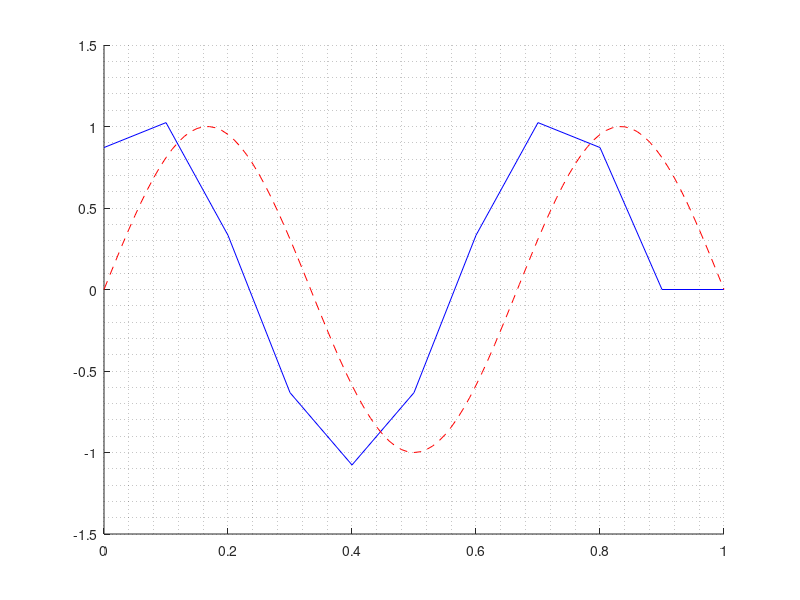

Reproduce this figure in MATLAB.
%CFD Coursework I (Professor Spencer Sherwin)
%Question 1(d) 
%Thomas Algorithm
%
%Written by Jonathan De Sousa
%Date: 30/11/2020

%clear workspace and screen
clear
clc
close all

%Parameters
delta_x = 1/10;
x_mesh = 0:delta_x:1;
N = 1/delta_x +1;

a_coeff = 1;
b_coeff = -(2+delta_x^2);
c_coeff = 1;

f_star = transpose(-(9*pi^2+1)*delta_x^2*sin(3*pi*x_mesh(2:N-1)));

%Entries of tridiagonal matrix system (a_{k}*x_{k-1} + b_{k}*x_{k} + c_{k}*x_{k+1} = f_{k})
a = [0;a_coeff*ones(N-3,1)];
b = b_coeff*ones(N-2,1);
c = [c_coeff*ones(N-3,1);0];

%Forward step
beta = zeros(N-2,1);
beta(1) = b(1);
for k = 2:N-2
    beta(k) = b(k)-a(k)*c(k-1)/beta(k-1);
end

gamma = zeros(N-2,1);
gamma(1) = f_star(1)/beta(1);
for k = 2:N-2
    gamma(k) = (-a(k)*gamma(k-1)+f_star(k))/beta(k);
end

u = [0;zeros(N-2,1);0];
u(N-2) = gamma(N-2);

for k = (N-3):-1:1
    u(k) = gamma(k)-u(k+1)*c(k)/beta(k);
end

u_exact = sin(3*pi*x_mesh'); %analytical solution at each mesh point
epsilon_direct_max = max(u-u_exact); %maximum error for each delta_x
fprintf('Epsilon_direct_max = %.15f',epsilon_direct_max)


figure(1)
hold on
grid minor
thomas = plot(x_mesh,u,'-b');
analytic = plot(0:0.01:1,sin(3*pi*(0:0.01:1)),'--r');
hold off
